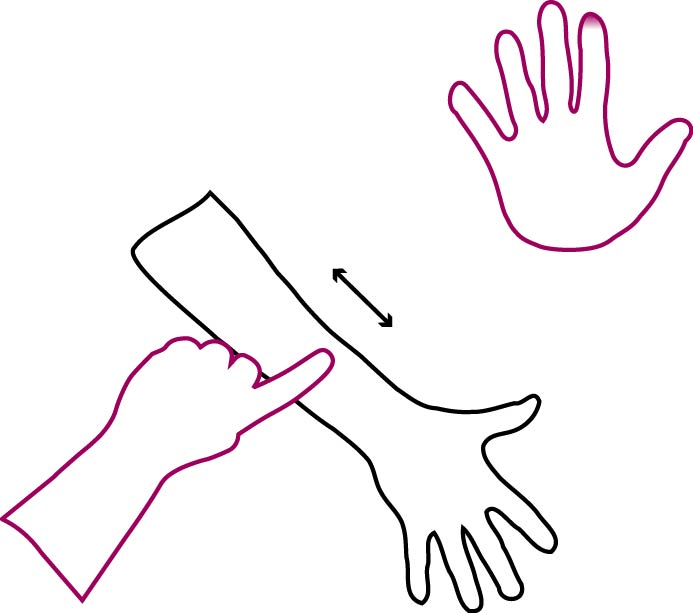
#> input picture img/v1/1f_stroke.jpg, 693 x 613 px
$ python -i frame_roi_square.py   (imports and definitions only)
#> lines starting #> are read from the running program, lines starting #| are printed output that depends on the picture
#> further down, picture is the input picture: PIL image 693x613 RGB; mean R, G, B 247.7, 244.3, 246.4
import cv2
import json
import numpy as np
from PIL import Image
import tkinter as tk # Import tkinter to get screen dimensions

class FrameROISquare:
    """
    A class to display an image, allow the user to zoom, pan, draw a
    rectangular region of interest (ROI), and return its dimensions.

    Controls:
        - 'Proceed' Button: Confirm the ROI and exit.
        - Left Mouse Button (Drag): Draw a rectangle.
        - Right/Middle Mouse Button (Drag): Pan/move the image.
        - Mouse Wheel Scroll: Zoom in and out, centered on the mouse pointer.
        - CTRL+Z: Reset the drawn ROI.
        - Enter/Space key: Alternative keys to confirm the ROI.
        - 'ESC' key: Close the window.
    """

    def __init__(self, image_input, is_rgb: bool = True, window_title: str = None,
                 color_live: tuple = (0, 255, 0), color_final: tuple = (0, 0, 255)):
        """
        Initializes the tracker with an image.

        Args:
            image_input (np.ndarray or PIL.Image.Image): The input image as a
                                                         NumPy array or a PIL Image.
            is_rgb (bool): Flag indicating if the input NumPy array is in RGB format.
            window_title (str): Optional title for the window.
            color_live (tuple): BGR color tuple for the live drawing ROI.
                                Defaults to green.
            color_final (tuple): BGR color tuple for the finalized ROI.
                                 Defaults to red.
        """
#> called with is_rgb = True, color_live = (0, 255, 0), color_final = (0, 0, 255)
        image_array_rgb = None

        if isinstance(image_input, Image.Image):
            image_array_rgb = np.array(image_input.convert('RGB'))
        elif isinstance(image_input, np.ndarray):
            image_array_rgb = image_input
        else:
            raise TypeError("Input must be a NumPy array or a PIL.Image.Image.")

        if image_array_rgb.ndim != 3 or image_array_rgb.shape[2] != 3:
            raise ValueError("Input image must be in a 3-channel (RGB) format.")

        if is_rgb:
            self.image = cv2.cvtColor(image_array_rgb, cv2.COLOR_RGB2BGR)
        else:
            self.image = image_array_rgb

        if self.image is None:
            raise ValueError("The provided image array is invalid.")

        self.original_image = self.image.copy()
        if window_title:
            self.window_name = window_title
        else:
            self.window_name = "Interactive ROI Selector"
        self.window_h, self.window_w = self.original_image.shape[:2]
#> self.window_h = 613; self.window_w = 693

        # State variables
        self.zoom_factor = 1.0
        self.pan_offset_x, self.pan_offset_y = 0.0, 0.0
        self.pan_start_x, self.pan_start_y = 0.0, 0.0
        self.panning = False
        self.drawing = False

        # Color variables
        self.color_live = color_live
        self.color_final = color_final

        # ROI variables
        self.roi_start_point = None
        self.roi_end_point = None
        self.roi_rect = None # Stores (x, y, w, h) in original image coordinates
        self.roi_confirmed = False

        self._setup_window()

    def _setup_window(self):
        """Sets up the OpenCV window, centers it, and adds a button."""
        cv2.namedWindow(self.window_name)

        try:
            # Center the window on the screen
            root = tk.Tk()
            root.withdraw()
            screen_width = root.winfo_screenwidth()
            screen_height = root.winfo_screenheight()
            # --- Cleanly destroy the window ---
            root.destroy()

            center_x = max(0, int(screen_width / 2 - self.window_w / 2))
#> center_x = 613
            center_y = max(0, int(screen_height / 2 - self.window_h / 2))
#> center_y = 233
            cv2.moveWindow(self.window_name, center_x, center_y)

            # Add a 'Proceed' button if QT backend is available
            cv2.createButton(
                "Proceed",
                lambda state, userdata: self.confirm_roi(),
                None,
                cv2.QT_PUSH_BUTTON,
                1
            )
        except cv2.error:
            print("\n[Warning] Could not set up QT features (button, window centering).")
            print("This may be because your OpenCV installation lacks QT support.")
            print("Please use the Enter or Space key to confirm the ROI instead.\n")

        cv2.setMouseCallback(self.window_name, self._mouse_callback)

    # [70 lines left out: function _mouse_callback, not called in this run]

    def _update_display(self):
        """
        Redraws the image with the current zoom/pan and overlays the ROI,
        including diagonals.
        """
        # Create transformation matrix for zoom and pan
        M = np.float32([
            [self.zoom_factor, 0, self.pan_offset_x],
            [0, self.zoom_factor, self.pan_offset_y]
        ])
        display_image = cv2.warpAffine(
            self.original_image, M, (self.window_w, self.window_h)
        )

        # If currently drawing, use start/end points for a live preview
        if self.drawing and self.roi_start_point and self.roi_end_point:
            # Transform ROI points to display coordinates
            start_disp_x = self.roi_start_point[0] * self.zoom_factor + self.pan_offset_x
            start_disp_y = self.roi_start_point[1] * self.zoom_factor + self.pan_offset_y
            end_disp_x = self.roi_end_point[0] * self.zoom_factor + self.pan_offset_x
            end_disp_y = self.roi_end_point[1] * self.zoom_factor + self.pan_offset_y

            color = self.color_live
            thickness = 2

            # Draw rectangle
            cv2.rectangle(display_image,
                          (int(start_disp_x), int(start_disp_y)),
                          (int(end_disp_x), int(end_disp_y)),
                          color, thickness)

            # Draw diagonals
            cv2.line(display_image,
                     (int(start_disp_x), int(start_disp_y)),
                     (int(end_disp_x), int(end_disp_y)),
                     color, thickness)
            cv2.line(display_image,
                     (int(start_disp_x), int(end_disp_y)),
                     (int(end_disp_x), int(start_disp_y)),
                     color, thickness)

        # If drawing is finished, use the finalized roi_rect for a persistent box
        elif self.roi_rect:
            x, y, w, h = self.roi_rect
            # Transform rect properties to display coordinates
            disp_x = x * self.zoom_factor + self.pan_offset_x
            disp_y = y * self.zoom_factor + self.pan_offset_y
            disp_w = w * self.zoom_factor
            disp_h = h * self.zoom_factor

            color = self.color_final
            thickness = 2

            # Define the four corners in display coordinates
            pt1 = (int(disp_x), int(disp_y))               # Top-left
            pt2 = (int(disp_x + disp_w), int(disp_y + disp_h)) # Bottom-right
            pt3 = (int(disp_x + disp_w), int(disp_y))       # Top-right
            pt4 = (int(disp_x), int(disp_y + disp_h))       # Bottom-left

            # Draw rectangle
            cv2.rectangle(display_image, pt1, pt2, color, thickness)

            # Draw diagonals
            cv2.line(display_image, pt1, pt2, color, thickness) # Top-left to bottom-right
            cv2.line(display_image, pt3, pt4, color, thickness) # Top-right to bottom-left

        # Add command instructions overlay
        commands = [
            "Pan: Right/Middle-Click Drag",
            "Zoom: Mouse Wheel",
            "Draw ROI: Left-Click Drag",
            "Confirm: 'Proceed' Button, Enter, or Space",
            "Reset: CTRL+Z",
            "Exit: ESC",
        ]

        y0, dy = 10 + 15, 20
        for i, line in enumerate(commands):
            y = y0 + i * dy
            cv2.putText(display_image, line, (15, y), cv2.FONT_HERSHEY_SIMPLEX,
                        0.5, (0, 0, 0), 2, cv2.LINE_AA)
            cv2.putText(display_image, line, (15, y), cv2.FONT_HERSHEY_SIMPLEX,
                        0.5, (255, 255, 255), 1, cv2.LINE_AA)
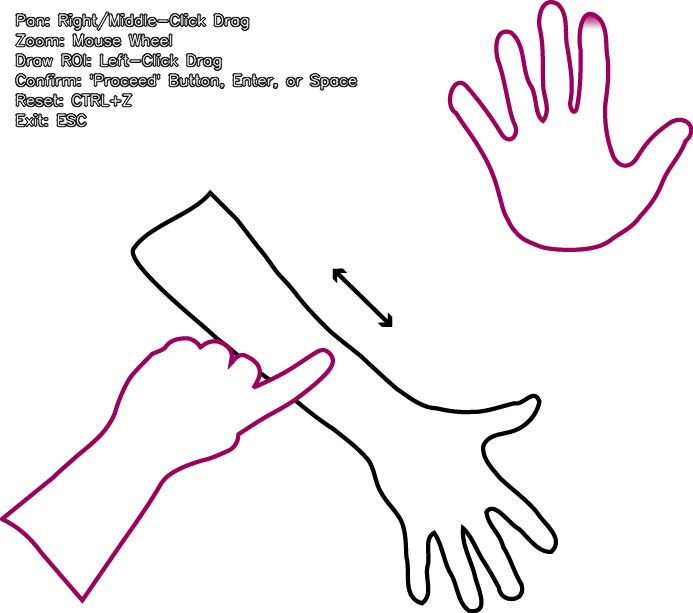
#> display_image: shape (613, 693, 3); mean B, G, R 242.7, 240.7, 244.1

        cv2.imshow(self.window_name, display_image)

    # [25 lines left out: functions set_color_live, set_color_final, not called in this run]

    def reset_roi(self):
        """Clears the drawn rectangle."""
        print("ROI has been reset.")
        self.roi_start_point = None
        self.roi_end_point = None
        self.roi_rect = None
        self._update_display()

    # [48 lines left out: functions confirm_roi, run, get_roi_data, not called in this run]

>>> from PIL import Image
>>> picture = Image.open('../../../../../../img/v1/1f_stroke.jpg')
>>> result = FrameROISquare(picture).reset_roi()
